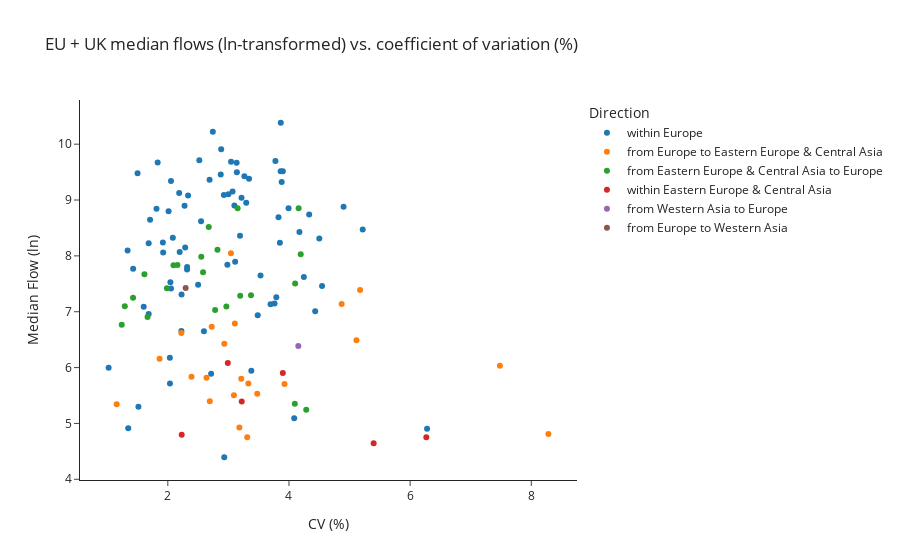

The notebook cell saved with this chart:
### Code cell
eu_var = eu_var.assign(
    y=lambda x: 'from '+ x['midregion_orig'] + ' to ' + x['midregion_dest']
)
eu_var['direction'] = eu_var['y']
eu_var.loc[eu_var['midregion_dest'] == eu_var['midregion_orig'], 'direction'] = 'within ' + eu_var['midregion_orig']
px.scatter(
    eu_var, x='flow_variation_pct', y=np.log(eu_var['flow_median']),
    hover_data={'country_orig': True, 'country_dest': True, 'flow_std': ':.2f',
                'flow_variation_pct': ':.2f', 'direction': False, 'flow_median': ':,'},
    title="EU + UK median flows (ln-transformed) vs. coefficient of variation (%)",
    labels={"flow_variation_pct": "CV (%)",  "y": "Median Flow (ln)",
            "direction": "Direction", 'country_orig': 'Origin Country',
            'country_dest': 'Destination Country', 'flow_median': 'median flow', 'flow_std': 'SD flow'},
    color='direction', template='simple_white'
)

### Figure 1 — Plotly figure (JSON) as saved in the notebook; plotly's stock layout.template omitted (floating-point values rounded to 4 significant figures; data arrays with more than 128 entries replaced by an {"elided": "..."} marker saying what was removed)
{"data": [{"customdata": {"elided": "78x5 mixed values"}, "hovertemplate": "CV (%)=%{x:.2f}<br>Median Flow (ln)=%{y}<br>Origin Country=%{customdata[0]}<br>Destination Country=%{customdata[1]}<br>SD flow=%{customdata[2]:.2f}<br>median flow=%{customdata[4]:,}<extra></extra>", "legendgroup": "within Europe", "marker": {"color": "#1F77B4", "symbol": "circle"}, "mode": "markers", "name": "within Europe", "orientation": "v", "showlegend": true, "type": "scatter", "x": [6.279, 1.347, 4.901, 4.546, 4.501, 2.013, 2.053, 2.224, 1.919, 2.596, 4.086, 2.932, 1.022, 3.898, 3.34, 2.287, 3.993, 2.276, 3.862, 2.983, 3.864, 3.099, 5.217, 3.264, 4.246, 3.294, 3.776, 2.5, 3.791, 1.427, 1.602, 1.923, 2.689, 1.684, 3.14, 2.873, 1.336, 2.999, 3.136, 2.743, 2.034, 2.715, 1.514, 2.035, 4.433, 1.813, 2.195, 2.334, 3.484, 2.319, 1.684, 2.083, 2.187, 3.111, 3.696, 2.318, 2.549, 3.827, 3.761, 3.379, 2.925, 3.217, 3.192, 4.334, 1.706, 4.172, 2.043, 2.881, 3.069, 2.227, 3.53, 3.044, 1.832, 2.052, 3.879, 1.501, 3.85, 2.52], "xaxis": "x", "y": [4.905, 4.913, 8.879, 7.462, 8.313, 8.798, 7.418, 6.655, 8.238, 6.649, 5.094, 4.394, 5.999, 9.516, 9.381, 8.15, 8.855, 8.897, 9.516, 7.843, 10.38, 8.903, 8.473, 9.427, 7.624, 8.952, 9.7, 7.481, 7.261, 7.769, 7.089, 8.061, 9.365, 8.227, 9.498, 9.457, 8.097, 9.105, 9.667, 10.22, 6.174, 5.889, 5.298, 5.714, 7.007, 8.845, 8.068, 9.082, 6.937, 7.799, 6.958, 8.323, 9.128, 7.895, 7.135, 7.755, 8.618, 8.693, 7.145, 5.945, 9.089, 9.041, 8.361, 8.742, 8.649, 8.428, 7.527, 9.907, 9.152, 7.308, 7.647, 9.685, 9.671, 9.339, 9.325, 9.478, 8.235, 9.711], "yaxis": "y"}, {"customdata": [["Austria", "Hungary", 11.04, "from Europe to Eastern Europe & Central Asia", 330], ["Austria", "Romania", 10.88, "from Europe to Eastern Europe & Central Asia", 123], ["Austria", "Slovakia", 10.56, "from Europe to Eastern Europe & Central Asia", 304], ["Belgium", "Poland", 12.1, "from Europe to Eastern Europe & Central Asia", 301], ["Belgium", "Romania", 4.628, "from Europe to Eastern Europe & Central Asia", 138], ["Denmark", "Romania", 4.009, "from Europe to Eastern Europe & Central Asia", 116], ["France", "Poland", 17.37, "from Europe to Eastern Europe & Central Asia", 750], ["France", "Romania", 8.568, "from Europe to Eastern Europe & Central Asia", 343], ["Germany", "Poland", 87.79, "from Europe to Eastern Europe & Central Asia", 1617], ["Germany", "Romania", 31.85, "from Europe to Eastern Europe & Central Asia", 416], ["Greece", "Bulgaria", 6.283, "from Europe to Eastern Europe & Central Asia", 221], ["Greece", "Romania", 2.541, "from Europe to Eastern Europe & Central Asia", 209], ["Ireland", "Poland", 18.76, "from Europe to Eastern Europe & Central Asia", 618], ["Italy", "Poland", 29.15, "from Europe to Eastern Europe & Central Asia", 889], ["Italy", "Romania", 9.209, "from Europe to Eastern Europe & Central Asia", 472], ["Netherlands", "Poland", 34.85, "from Europe to Eastern Europe & Central Asia", 658], ["Netherlands", "Romania", 7.951, "from Europe to Eastern Europe & Central Asia", 246], ["Spain", "Poland", 23.95, "from Europe to Eastern Europe & Central Asia", 839], ["Spain", "Romania", 9.353, "from Europe to Eastern Europe & Central Asia", 253], ["Sweden", "Poland", 9.342, "from Europe to Eastern Europe & Central Asia", 337], ["United Kingdom", "Poland", 99.85, "from Europe to Eastern Europe & Central Asia", 3128], ["United Kingdom", "Romania", 63.59, "from Europe to Eastern Europe & Central Asia", 1260]], "hovertemplate": "CV (%)=%{x:.2f}<br>Median Flow (ln)=%{y}<br>Origin Country=%{customdata[0]}<br>Destination Country=%{customdata[1]}<br>SD flow=%{customdata[2]:.2f}<br>median flow=%{customdata[4]:,}<extra></extra>", "legendgroup": "from Europe to Eastern Europe & Central Asia", "marker": {"color": "#FF7F0E", "symbol": "circle"}, "mode": "markers", "name": "from Europe to Eastern Europe & Central Asia", "orientation": "v", "showlegend": true, "type": "scatter", "x": [3.212, 8.282, 3.33, 3.926, 3.181, 3.311, 2.223, 2.391, 5.173, 7.482, 2.693, 1.155, 2.933, 3.106, 1.864, 5.114, 3.091, 2.725, 3.476, 2.639, 3.042, 4.869], "xaxis": "x", "y": [5.799, 4.812, 5.717, 5.707, 4.927, 4.754, 6.62, 5.838, 7.388, 6.031, 5.398, 5.342, 6.426, 6.79, 6.157, 6.489, 5.505, 6.732, 5.533, 5.82, 8.048, 7.139], "yaxis": "y"}, {"customdata": [["Bulgaria", "Greece", 8.653, "from Eastern Europe & Central Asia to Europe", 190], ["Hungary", "Austria", 78.99, "from Eastern Europe & Central Asia to Europe", 2939], ["Poland", "Belgium", 17.58, "from Eastern Europe & Central Asia to Europe", 999], ["Poland", "France", 49.23, "from Eastern Europe & Central Asia to Europe", 1462], ["Poland", "Germany", 307.8, "from Eastern Europe & Central Asia to Europe", 6995], ["Poland", "Ireland", 37.3, "from Eastern Europe & Central Asia to Europe", 1206], ["Poland", "Italy", 52.29, "from Eastern Europe & Central Asia to Europe", 1474], ["Poland", "Netherlands", 133.8, "from Eastern Europe & Central Asia to Europe", 3065], ["Poland", "Spain", 57.9, "from Eastern Europe & Central Asia to Europe", 2534], ["Poland", "Sweden", 77.22, "from Eastern Europe & Central Asia to Europe", 1817], ["Poland", "United Kingdom", 229.9, "from Eastern Europe & Central Asia to Europe", 7004], ["Romania", "Austria", 21.09, "from Eastern Europe & Central Asia to Europe", 1411], ["Romania", "Belgium", 16.48, "from Eastern Europe & Central Asia to Europe", 1212], ["Romania", "Denmark", 11.27, "from Eastern Europe & Central Asia to Europe", 867], ["Romania", "France", 34.76, "from Eastern Europe & Central Asia to Europe", 1672], ["Romania", "Germany", 98.97, "from Eastern Europe & Central Asia to Europe", 3330], ["Romania", "Greece", 8.96, "from Eastern Europe & Central Asia to Europe", 211], ["Romania", "Italy", 33.29, "from Eastern Europe & Central Asia to Europe", 1131], ["Romania", "Netherlands", 55.57, "from Eastern Europe & Central Asia to Europe", 2517], ["Romania", "Spain", 36.46, "from Eastern Europe & Central Asia to Europe", 2150], ["Romania", "United Kingdom", 140.3, "from Eastern Europe & Central Asia to Europe", 4994], ["Slovakia", "Austria", 60.35, "from Eastern Europe & Central Asia to Europe", 2223]], "hovertemplate": "CV (%)=%{x:.2f}<br>Median Flow (ln)=%{y}<br>Origin Country=%{customdata[0]}<br>Destination Country=%{customdata[1]}<br>SD flow=%{customdata[2]:.2f}<br>median flow=%{customdata[4]:,}<extra></extra>", "legendgroup": "from Eastern Europe & Central Asia to Europe", "marker": {"color": "#2CA02C", "symbol": "circle"}, "mode": "markers", "name": "from Eastern Europe & Central Asia to Europe", "orientation": "v", "showlegend": true, "type": "scatter", "x": [4.285, 2.552, 1.665, 3.195, 4.159, 2.967, 3.373, 4.194, 2.159, 4.102, 3.152, 1.426, 1.29, 1.239, 1.985, 2.819, 4.096, 2.781, 2.093, 1.614, 2.676, 2.582], "xaxis": "x", "y": [5.247, 7.986, 6.907, 7.288, 8.853, 7.095, 7.296, 8.028, 7.838, 7.505, 8.854, 7.252, 7.1, 6.765, 7.422, 8.111, 5.352, 7.031, 7.831, 7.673, 8.516, 7.707], "yaxis": "y"}, {"customdata": [["Bulgaria", "Romania", 7.708, "within Eastern Europe & Central Asia", 116], ["Hungary", "Romania", 2.841, "within Eastern Europe & Central Asia", 121], ["Hungary", "Slovakia", 7.362, "within Eastern Europe & Central Asia", 220], ["Romania", "Bulgaria", 5.815, "within Eastern Europe & Central Asia", 104], ["Romania", "Hungary", 13.79, "within Eastern Europe & Central Asia", 437], ["Slovakia", "Hungary", 15.22, "within Eastern Europe & Central Asia", 366]], "hovertemplate": "CV (%)=%{x:.2f}<br>Median Flow (ln)=%{y}<br>Origin Country=%{customdata[0]}<br>Destination Country=%{customdata[1]}<br>SD flow=%{customdata[2]:.2f}<br>median flow=%{customdata[4]:,}<extra></extra>", "legendgroup": "within Eastern Europe & Central Asia", "marker": {"color": "#D62728", "symbol": "circle"}, "mode": "markers", "name": "within Eastern Europe & Central Asia", "orientation": "v", "showlegend": true, "type": "scatter", "x": [6.267, 2.229, 3.22, 5.398, 2.991, 3.898], "xaxis": "x", "y": [4.754, 4.796, 5.394, 4.644, 6.08, 5.903], "yaxis": "y"}, {"customdata": [["Cyprus", "Greece", 25.84, "from Western Asia to Europe", 593]], "hovertemplate": "CV (%)=%{x:.2f}<br>Median Flow (ln)=%{y}<br>Origin Country=%{customdata[0]}<br>Destination Country=%{customdata[1]}<br>SD flow=%{customdata[2]:.2f}<br>median flow=%{customdata[4]:,}<extra></extra>", "legendgroup": "from Western Asia to Europe", "marker": {"color": "#9467BD", "symbol": "circle"}, "mode": "markers", "name": "from Western Asia to Europe", "orientation": "v", "showlegend": true, "type": "scatter", "x": [4.154], "xaxis": "x", "y": [6.385], "yaxis": "y"}, {"customdata": [["Greece", "Cyprus", 40.17, "from Europe to Western Asia", 1675]], "hovertemplate": "CV (%)=%{x:.2f}<br>Median Flow (ln)=%{y}<br>Origin Country=%{customdata[0]}<br>Destination Country=%{customdata[1]}<br>SD flow=%{customdata[2]:.2f}<br>median flow=%{customdata[4]:,}<extra></extra>", "legendgroup": "from Europe to Western Asia", "marker": {"color": "#8C564B", "symbol": "circle"}, "mode": "markers", "name": "from Europe to Western Asia", "orientation": "v", "showlegend": true, "type": "scatter", "x": [2.294], "xaxis": "x", "y": [7.424], "yaxis": "y"}], "layout": {"legend": {"title": {"text": "Direction"}, "tracegroupgap": 0}, "title": {"text": "EU + UK median flows (ln-transformed) vs. coefficient of variation (%)"}, "xaxis": {"anchor": "y", "domain": [0, 1], "title": {"text": "CV (%)"}}, "yaxis": {"anchor": "x", "domain": [0, 1], "title": {"text": "Median Flow (ln)"}}}}
